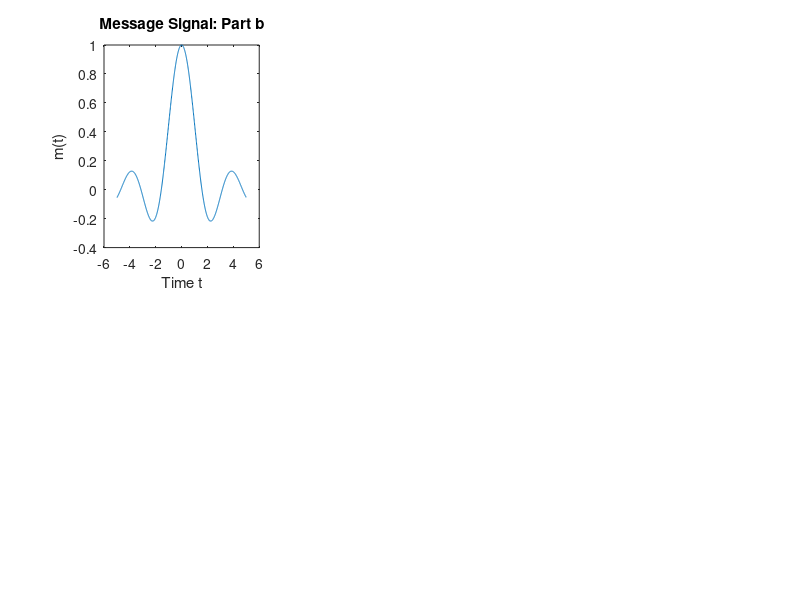

Source code (MATLAB): (Note: this script raises an error after producing the figure.)
% bandwidth = 1/pi

%part b
t = -5:0.01:4.99;
m_t = sinc( (2*t) / pi);
subplot(2,3,1);
plot(t,m_t);
title("Message Signal: Part b");
xlabel("Time t");
ylabel("m(t)");

%part c

[m_f,f] = fouriert(m_t,t);
subplot(2,3,2);
plot(f,abs(m_f));
title("Amplitude Spectrum |M(f)|: Part C");
xlabel("Frequency");
ylabel("|M(f)|");

%part d
s_dev = sqrt(0.2);
n_t = s_dev.*randn(1,length(t));
r_t = m_t + n_t;
subplot(2,3,3);
plot(t,r_t);
title("Message Signal + Gaussain Noise: Part D");
xlabel("time");
ylabel("r(t)");

%part e

[R_f,f_parte] = fouriert(r_t,t);

subplot(2,3,4);
plot(f_parte,abs(R_f));
title("Amplitude Spectrum of R(f): Part E");
xlabel("Frequency");
ylabel("|R(f)|");

%part f
[slp, tslp] = lowpass(r_t, t, 0.35);
subplot(2,3,5);
plot(tslp,slp);
title("Filtered Signal r(t): Part f");
xlabel("time");
ylabel("r_filt(t)");

%The signal was recovered completely, since the bandwidth of the message
%signal is 1/pi, which can also be seen from the amplitude spectrum of the
%message signal in the frequency domain. Anything above that will be
%cleaned out. If you zoom in , you will see some minor distortion in the
%bottom of the singal. However it is insgnificant. 


%part g

[slp_f,tslp_f] = fouriert(slp,tslp);
subplot(2,3,6);
plot(tslp_f,abs(slp_f));
title("Amplitude Spectrum of Filtered signal r(t): Part g");
xlabel("Frequency");
ylabel("R_Filt(f)");




